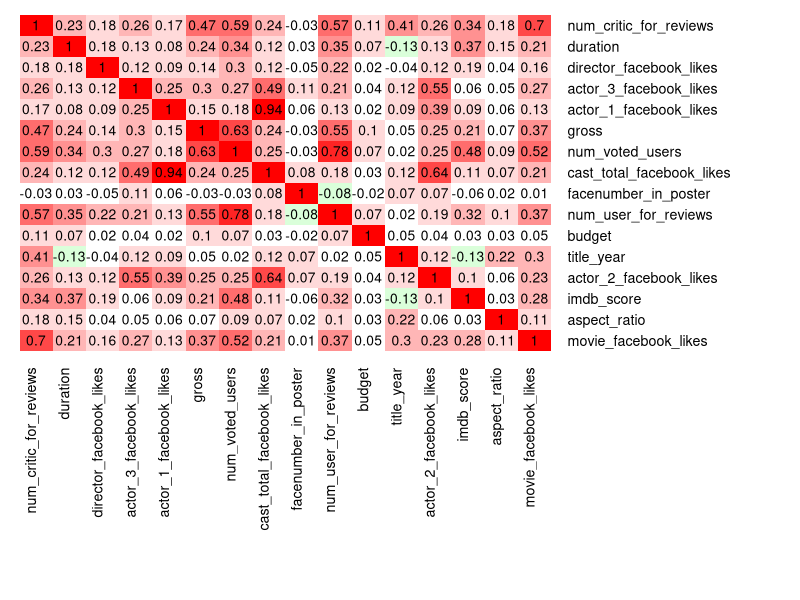
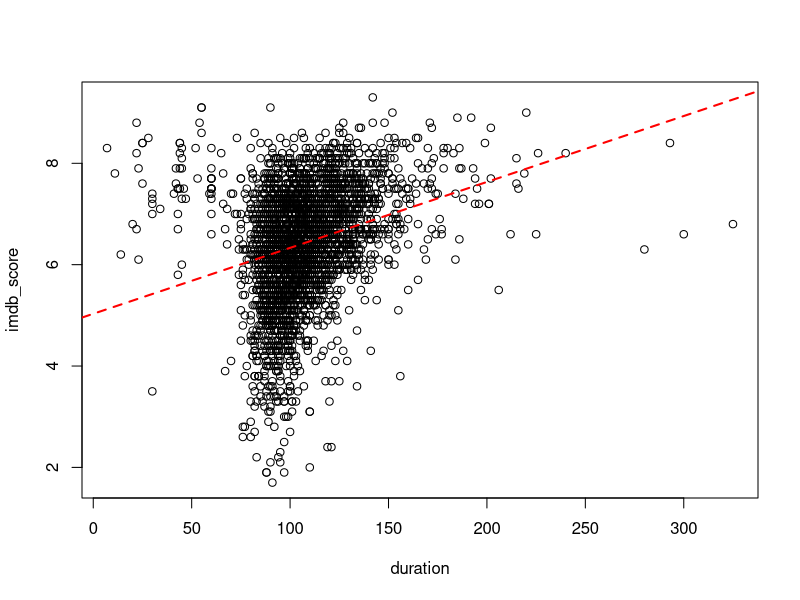

Write R code to recreate these figures, in order.
# read in IMDB data
IMDB.df <- read.csv("IMDBMovieData.csv")

# summary statistics for numeric variables
summary(Filter(is.numeric, IMDB.df))

# correlation matrix for numeric variables
library(gplots)
colfunc <- colorRampPalette(c("green", "white", "red"))
heatmap.2(cor(Filter(is.numeric, IMDB.df), use = "complete.obs"), Rowv = FALSE, Colv = FALSE,
          dendrogram = "none", lwid=c(0.1,4), lhei=c(0.1,4), col = colfunc(15),
          cellnote = round(cor(Filter(is.numeric, IMDB.df), use = "complete.obs"),2),
          notecol = "black", key = FALSE, trace = 'none', margins = c(15,15))

# handling missing numeric data
# deleting records
dim(IMDB.df[is.na(IMDB.df$num_critic_for_reviews) |
              is.na(IMDB.df$duration) |
              is.na(IMDB.df$actor_3_facebook_likes) |
              is.na(IMDB.df$actor_1_facebook_likes) |
              is.na(IMDB.df$facenumber_in_poster) |
              is.na(IMDB.df$num_user_for_reviews) |
              is.na(IMDB.df$actor_2_facebook_likes), ])
IMDB.df <- IMDB.df[!(is.na(IMDB.df$num_critic_for_reviews) |
                       is.na(IMDB.df$duration) |
                       is.na(IMDB.df$actor_3_facebook_likes) |
                       is.na(IMDB.df$actor_1_facebook_likes) |
                       is.na(IMDB.df$facenumber_in_poster) |
                       is.na(IMDB.df$num_user_for_reviews) |
                       is.na(IMDB.df$actor_2_facebook_likes)), ]
dim(IMDB.df)

# imputing the median
IMDB.df$director_facebook_likes[is.na(IMDB.df$director_facebook_likes)] <- 
  median(IMDB.df$director_facebook_likes, na.rm = TRUE)

IMDB.df$gross[is.na(IMDB.df$gross)] <- median(IMDB.df$gross, na.rm = TRUE)

IMDB.df$budget[is.na(IMDB.df$budget)] <- median(IMDB.df$budget, na.rm = TRUE)

IMDB.df$title_year[is.na(IMDB.df$title_year)] <- median(IMDB.df$title_year, na.rm = TRUE)

IMDB.df$aspect_ratio[is.na(IMDB.df$aspect_ratio)] <- 
  median(IMDB.df$aspect_ratio, na.rm = TRUE)

summary(Filter(is.numeric, IMDB.df))

#keywords
#parse out the keywords from the pipe-delimited string and determine keyword frequency
parse_key <- data.frame(table(unlist(strsplit(as.character(IMDB.df$plot_keywords),split = "|", fixed = TRUE))))
#list the 20 most frequent keywords
head(parse_key[order(parse_key$Freq, decreasing = TRUE), ], 20)
#top 5 most frequent keywords:
#create binary dummy variable for keyword "love"
IMDB.df$key_love <- ifelse(grepl("love", IMDB.df$plot_keywords), 1,0)
#create binary dummy variable for keyword "friend"
IMDB.df$key_friend <- ifelse(grepl("friend", IMDB.df$plot_keywords), 1,0)
#create binary dummy variable for keyword "murder"
IMDB.df$key_murder <- ifelse(grepl("murder", IMDB.df$plot_keywords), 1,0)
#create binary dummy variable for keyword "death"
IMDB.df$key_death <- ifelse(grepl("death", IMDB.df$plot_keywords), 1,0)
#create binary dummy variable for keyword "police"
IMDB.df$key_police <- ifelse(grepl("police", IMDB.df$plot_keywords), 1,0)

#Genres
#parse out the keywords from the pipe-delimited string and determine genre frequency
parse_key <- data.frame(table(unlist(strsplit(as.character(IMDB.df$genres),split = "|", fixed = TRUE))))
#list the 20 most frequent keywords
head(parse_key[order(parse_key$Freq, decreasing = TRUE), ], 20)
#create binary dummy variable for Genres "Drama"
IMDB.df$key_Drama <- ifelse(grepl("Drama", IMDB.df$plot_keywords), 1,0)
#create binary dummy variable for Genres "Comedy"
IMDB.df$key_Comedy <- ifelse(grepl("Comedy", IMDB.df$plot_keywords), 1,0)
#create binary dummy variable for Genres "Thriller"
IMDB.df$key_Thriller <- ifelse(grepl("Thriller", IMDB.df$plot_keywords), 1,0)
#create binary dummy variable for Genres "Action"
IMDB.df$key_Action <- ifelse(grepl("Action", IMDB.df$plot_keywords), 1,0)
#create binary dummy variable for Genres "Romance"
IMDB.df$key_Romance <- ifelse(grepl("Romance", IMDB.df$plot_keywords), 1,0)

#Language
#parse out the keywords from the pipe-delimited string and determine language frequency
parse_key <- data.frame(table(unlist(strsplit(as.character(IMDB.df$language),split = "|", fixed = TRUE))))
#list the 20 most frequent keywords
head(parse_key[order(parse_key$Freq, decreasing = TRUE), ], 20)
#create binary dummy variable for Genres "English"
IMDB.df$key_English <- ifelse(grepl("English", IMDB.df$plot_keywords), 1,0)

#Country
#parse out the keywords from the pipe-delimited string and determine country frequency
parse_key <- data.frame(table(unlist(strsplit(as.character(IMDB.df$country),split = "|", fixed = TRUE))))
#list the 20 most frequent keywords
head(parse_key[order(parse_key$Freq, decreasing = TRUE), ], 20)
#create binary dummy variable for Genres "USA"
IMDB.df$key_USA <- ifelse(grepl("USA", IMDB.df$plot_keywords), 1,0)
#create binary dummy variable for Genres "UK"
IMDB.df$key_UK <- ifelse(grepl("UK", IMDB.df$plot_keywords), 1,0)
#create binary dummy variable for Genres "France"
IMDB.df$key_France <- ifelse(grepl("France", IMDB.df$plot_keywords), 1,0)
#create binary dummy variable for Genres "Canada"
IMDB.df$key_Canada <- ifelse(grepl("Canada", IMDB.df$plot_keywords), 1,0)

#Color
#parse out the keywords from the pipe-delimited string and determine color frequency
parse_key <- data.frame(table(unlist(strsplit(as.character(IMDB.df$color),split = "|", fixed = TRUE))))
#fequency of black or white
head(parse_key[order(parse_key$Freq, decreasing = TRUE), ], 2)
#create binary dummy variable for color "color
IMDB.df$key_color <- ifelse(grepl("color", IMDB.df$plot_keywords), 1,0)

#call variable names
t(t(names(IMDB.df)))



# create new data frame containing only the variables to be used for analysis
IMDBsub.df <- IMDB.df[, c(3:6, 8:9, 13:14, 16, 19, 23:44)]




install.packages("fastDummies")
library(fastDummies)
IMDBlangdummies <- dummy_cols(IMDB.df$language)
View(IMDBsub.df)
set.seed(1)
train.rows <- sample(rownames(IMDBsub.df), nrow(IMDBsub.df)*0.6)
imdb.train <- IMDBsub.df[train.rows, ]
imdb.valid <- setdiff(rownames(IMDBsub.df), train.rows)
imdb.vdata <- IMDBsub.df[imdb.valid,]
imdb.tdata <- imdb.train  
plot(imdb_score ~ duration, data= imdb.tdata)
model0 <- lm(imdb_score ~ duration, data = imdb.tdata)
model0
abline(model0, col="red",lty = 2, lwd = 2)
sum.model0 <- summary(model0)
sum.model0
